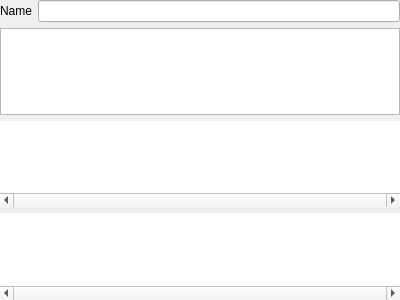
<?xml version="1.0" encoding="UTF-8"?>
<ui version="4.0">
 <class>QTransferFunctionGraphicalViewBase</class>
 <widget class="QWidget" name="QTransferFunctionGraphicalViewBase">
  <property name="geometry">
   <rect>
    <x>0</x>
    <y>0</y>
    <width>400</width>
    <height>300</height>
   </rect>
  </property>
  <property name="windowTitle">
   <string>Form</string>
  </property>
  <layout class="QVBoxLayout" name="verticalLayout">
   <property name="margin">
    <number>0</number>
   </property>
   <item>
    <layout class="QHBoxLayout" name="horizontalLayout">
     <item>
      <widget class="QLabel" name="m_nameLabel">
       <property name="text">
        <string>Name</string>
       </property>
      </widget>
     </item>
     <item>
      <widget class="QLineEdit" name="m_nameLineEdit"/>
     </item>
    </layout>
   </item>
   <item>
    <widget class="udg::QColorTransferFunctionGraphicalView" name="m_colorView"/>
   </item>
   <item>
    <widget class="QGraphicsView" name="m_scalarOpacityGraphicsView">
     <property name="frameShape">
      <enum>QFrame::NoFrame</enum>
     </property>
     <property name="horizontalScrollBarPolicy">
      <enum>Qt::ScrollBarAlwaysOn</enum>
     </property>
    </widget>
   </item>
   <item>
    <widget class="QGraphicsView" name="m_gradientOpacityGraphicsView">
     <property name="frameShape">
      <enum>QFrame::NoFrame</enum>
     </property>
     <property name="horizontalScrollBarPolicy">
      <enum>Qt::ScrollBarAlwaysOn</enum>
     </property>
    </widget>
   </item>
  </layout>
 </widget>
 <customwidgets>
  <customwidget>
   <class>udg::QColorTransferFunctionGraphicalView</class>
   <extends>QGraphicsView</extends>
   <header>qcolortransferfunctiongraphicalview.h</header>
  </customwidget>
 </customwidgets>
 <resources/>
 <connections/>
</ui>
